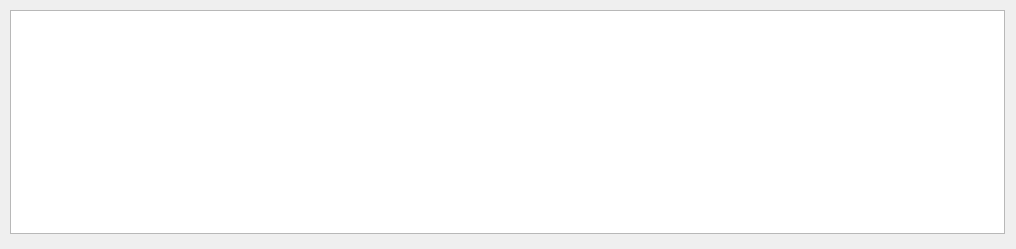
<?xml version="1.0" encoding="UTF-8"?>
<ui version="4.0">
 <class>Schema</class>
 <widget class="QDialog" name="Schema">
  <property name="geometry">
   <rect>
    <x>0</x>
    <y>0</y>
    <width>1016</width>
    <height>249</height>
   </rect>
  </property>
  <property name="windowTitle">
   <string>Dialog</string>
  </property>
  <widget class="QGraphicsView" name="graphicsView">
   <property name="geometry">
    <rect>
     <x>10</x>
     <y>10</y>
     <width>995</width>
     <height>224</height>
    </rect>
   </property>
  </widget>
 </widget>
 <resources/>
 <connections/>
</ui>
